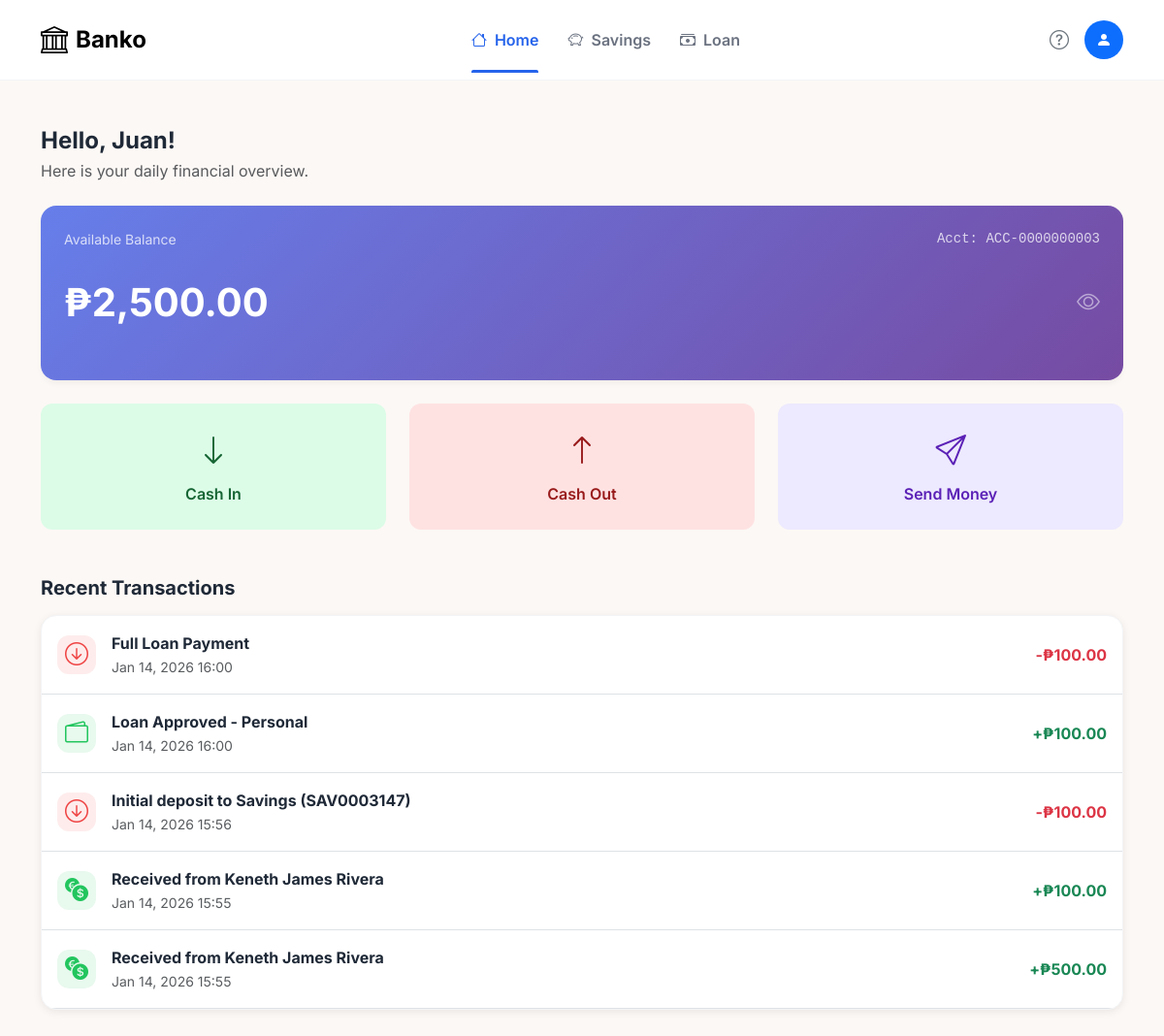
The app's page /user/user_dashboard.php (signed in) with its own data.
### tables this page shows
CREATE TABLE IF NOT EXISTS `user_accounts` (
  `ID` int NOT NULL AUTO_INCREMENT,
  `FirstName` varchar(150) NOT NULL,
  `MiddleName` varchar(150) DEFAULT NULL,
  `LastName` varchar(150) NOT NULL,
  `Email` varchar(150) DEFAULT NULL,
  `Phone` varchar(15) DEFAULT NULL,
  `Address` varchar(150) NOT NULL,
  `Birthdate` date NOT NULL,
  `Password` varchar(255) NOT NULL,
  `Img` varchar(150) NOT NULL,
  `Role` varchar(10) DEFAULT 'User',
  `Status` varchar(10) DEFAULT 'Pending',
  `Balance` decimal(10,2) DEFAULT '0.00',
  PRIMARY KEY (`ID`),
  UNIQUE KEY `Email` (`Email`),
  UNIQUE KEY `Phone` (`Phone`)
);

CREATE TABLE IF NOT EXISTS `transactions` (
  `transaction_id` int NOT NULL AUTO_INCREMENT,
  `user_id` int NOT NULL,
  `transaction_type` enum('Cash In','Cash Out','Send Money','Received Money') NOT NULL,
  `amount` decimal(15,2) NOT NULL,
  `balance_after` decimal(15,2) NOT NULL,
  `description` varchar(255) NOT NULL,
  `icon` varchar(50) DEFAULT 'bi-cash',
  `created_at` timestamp NULL DEFAULT CURRENT_TIMESTAMP,
  PRIMARY KEY (`transaction_id`),
  KEY `user_id` (`user_id`)
);

### user/php/back_end.php (called while the page is built, shortened)
<?php
$conn = new mysqli('localhost', 'root', '', 'bank_db');
$sql = "SELECT FirstName, Email, Phone, Balance FROM user_accounts WHERE ID = ?";
$stmt = $conn->prepare($sql);
$stmt->bind_param("i", $userId);
$stmt->execute();
$result = $stmt->get_result();
$user = $result->fetch_assoc();
$userName = $user['FirstName'];
$totalBalance = $user['Balance'];
$mainAccountNumber = "ACC-" . str_pad($userId, 10, "0", STR_PAD_LEFT);
$transactions = [];
$txSql = "SELECT created_at, description, amount, transaction_type, icon
          FROM transactions
          WHERE user_id = ?
          ORDER BY created_at DESC
          LIMIT 5";
$txStmt = $conn->prepare($txSql);
$txStmt->bind_param("i", $userId);
$txStmt->execute();
$txResult = $txStmt->get_result();
while ($row = $txResult->fetch_assoc()) {
    $transactions[] = [
        'created_at' => $row['created_at'],
        'desc' => $row['description'],
        'amount' => $row['amount'],
        'transaction_type' => $row['transaction_type'],
        'icon' => $row['icon']
    ];
}

### user/user_dashboard.php (the view, shortened to what this page needs)
<?php
$userId = $_SESSION['user_id'];
include 'php/back_end.php';
?>
<!Doctype html>
<head>
    <link href="https://cdn.jsdelivr.net/npm/bootstrap@5.3.3/dist/css/bootstrap.min.css" rel="stylesheet">
    <link href="https://cdn.jsdelivr.net/npm/bootstrap-icons/font/bootstrap-icons.css" rel="stylesheet">
    <link rel="stylesheet" href="css/style.css">
</head>
<body>
    <nav class="navbar navbar-expand-lg sticky-top">
        <div class="container">
            <a class="navbar-brand fw-bold fs-4 d-flex align-items-center gap-2" href="#">
                <i class="bi bi-bank fs-3"></i> Banko
            </a>
            <div class="d-flex justify-content-center flex-grow-1">
                <a class="nav-link active" onclick="showSection('home', this)">
                    <i class="bi bi-house me-1"></i> Home
                </a>
                <a class="nav-link" onclick="showSection('savings', this)">
                    <i class="bi bi-piggy-bank me-1"></i> Savings
                </a>
                <a class="nav-link" onclick="showSection('loan', this)">
                    <i class="bi bi-cash-stack me-1"></i> Loan
                </a>
            </div>
            <div class="d-flex align-items-center">
                <i class="bi bi-question-circle me-3 fs-5 text-secondary cursor-pointer" data-bs-toggle="modal"
                    data-bs-target="#faqModal" title="Help"></i>
                <div class="bg-primary text-white rounded-circle d-flex align-items-center justify-content-center cursor-pointer"
                    style="width: 40px; height: 40px;" data-bs-toggle="dropdown">
                    <i class="bi bi-person-fill"></i>
                </div>
            </div>
        </div>
    </nav>
    <div class="container py-5">
        <div id="home" class="dashboard-section active">
             <h4 class="fw-bold mb-1">Hello, <?php echo $userName; ?>!</h4>
            <p class="text-muted mb-4">Here is your daily financial overview.</p>
            <div class="stat-card blue mb-4">
                <div class="balance-card-header">
                    <small class="opacity-75">Available Balance</small>
                    <small class="opacity-75 font-monospace">Acct: <?php echo $mainAccountNumber; ?></small>
                </div>
                <div class="balance-card-body">
                    <div class="balance-amount" id="displayBalance">
                        ₱<?php echo number_format($totalBalance, 2); ?>
                    </div>
                    <i class="bi bi-eye balance-eye-icon" id="eyeIcon" onclick="toggleBalance()"></i>
                </div>
            </div>
            <div class="row g-4 mb-5">
                <div class="col-md-4">
                    <div class="btn-action btn-green-light" data-bs-toggle="modal" data-bs-target="#cashInModal">
                        <i class="bi bi-arrow-down fs-2 mb-2"></i>
                        <span>Cash In</span>
                    </div>
                </div>
                <div class="col-md-4">
    <div class="btn-action btn-red-light" data-bs-toggle="modal" data-bs-target="#cashOutModal">
        <i class="bi bi-arrow-up fs-2 mb-2"></i>
        <span>Cash Out</span>
    </div>
</div>
                        <div class="col-md-4">
                    <div class="btn-action btn-purple-light" data-bs-toggle="modal" data-bs-target="#sendMoneyModal">
                        <i class="bi bi-send fs-2 mb-2"></i>
                        <span>Send Money</span>
                    </div>
                </div>
            </div>
            <h5 class="fw-bold mb-3">Recent Transactions</h5>
            <div class="account-item p-0 overflow-hidden">
                <?php foreach ($transactions as $t):
                    if ($t['transaction_type'] === 'Cash In') {
                        $colorClass = 'text-success';
                        $iconClass = 'icon-green';
                        $sign = '+';
                        $icon = 'bi-wallet2';
                    } elseif ($t['transaction_type'] === 'Cash Out') {
                        $colorClass = 'text-danger';
                        $iconClass = 'icon-red';
                        $sign = '-';
                        $icon = 'bi-arrow-down-circle';
                    } elseif ($t['transaction_type'] === 'Send Money') {
                        $colorClass = 'text-primary';
                        $iconClass = 'icon-blue';
                        $sign = '-';
                        $icon = 'bi-send';
                    } elseif ($t['transaction_type'] === 'Received Money') {
                        $colorClass = 'text-success';
                        $iconClass = 'icon-green';
                        $sign = '+';
                        $icon = 'bi-currency-exchange';
                    } else {
                        $colorClass = '';
                        $iconClass = '';
                        $sign = '';
                        $icon = '';
                    }
                    ?>
                    <div class="d-flex align-items-center justify-content-between p-3 border-bottom">
                        <div class="d-flex align-items-center gap-3">
                            <div class="icon-box <?php echo $iconClass; ?>" style="width: 40px; height: 40px;">
                                <i class="bi <?php echo $icon; ?> fs-4"></i>
                            </div>
                            <div>
                                <div class="fw-bold"><?php echo htmlspecialchars($t['desc']); ?></div>
                                <small
                                    class="text-muted"><?php echo date("M d, Y H:i", strtotime($t['created_at'])); ?></small>
                            </div>
                        </div>
                        <div class="fw-bold <?php echo $colorClass; ?>">
                            <?php echo $sign; ?>₱<?php echo number_format(abs($t['amount']), 2); ?>
                        </div>
                    </div>
                <?php endforeach; ?>
            </div>
        </div>
</body>
</html>

### user/css/style.css (style rules this page uses)
body { background-color: #fcf8f5; font-family: 'Inter', sans-serif; color: #1f2937; }
.navbar { background: white; border-bottom: 1px solid #f3f4f6; padding: 15px 0; }
.nav-link { color: #6b7280; font-weight: 600; margin: 0 15px; cursor: pointer; position: relative; transition: color 0.2s; }
.nav-link.active { color: #2563eb; }
.nav-link.active::after { content: ''; position: absolute; bottom: -22px; left: 0; width: 100%; height: 3px; background-color: #2563eb; border-radius: 2px 2px 0 0; }
.stat-card { border-radius: 16px; padding: 30px; position: relative; height: 100%; border: 1px solid #f3f4f6; box-shadow: 0 4px 6px -1px rgba(0, 0, 0, 0.05); }
.stat-card.blue { background-color: #1e3a8a; color: white; border: none; }
.account-item { background: white; border-radius: 12px; padding: 20px; border: 1px solid #f3f4f6; box-shadow: 0 2px 4px rgba(0, 0, 0, 0.02); transition: transform 0.2s; }
.icon-box { width: 48px; height: 48px; border-radius: 12px; display: flex; align-items: center; justify-content: center; font-size: 20px; }
.icon-green { background-color: #dcfce7; color: #166534; }
.icon-red { background-color: #fee2e2; color: #991b1b; }
.btn-action { border-radius: 12px; padding: 25px 20px; text-align: center; border: none; transition: all 0.2s; font-weight: 600; height: 100%; display: flex; flex-direction: column; align-items: center; justify-content: center; }
.btn-green-light { background-color: #dcfce7; color: #166534; }
.btn-red-light { background-color: #fee2e2; color: #991b1b; }
.btn-purple-light { background-color: #ede9fe; color: #5b21b6; }
.dashboard-section { display: none; animation: fadeIn 0.3s ease-in-out; }
.dashboard-section.active { display: block; }
.cursor-pointer { cursor: pointer; }
.account-item { background: white; border-radius: 16px; box-shadow: 0 2px 8px rgba(0, 0, 0, 0.08); transition: all 0.3s ease; }
.icon-box { display: flex; align-items: center; justify-content: center; border-radius: 12px; flex-shrink: 0; }
.icon-green { background: rgba(34, 197, 94, 0.1); color: #22c55e; }
.icon-red { background: rgba(239, 68, 68, 0.1); color: #ef4444; }
.font-monospace { font-family: 'Courier New', monospace; }
.stat-card { border-radius: 1rem; overflow: hidden; }
.stat-card.blue { background: linear-gradient(135deg, #667eea 0%, #764ba2 100%); color: white; padding: 1.5rem; height: 180px; display: flex; flex-direction: column; justify-content: space-between; }
.balance-card-header { display: flex; justify-content: space-between; align-items: center; flex-shrink: 0; }
.balance-card-body { display: flex; justify-content: space-between; align-items: center; gap: 1rem; flex: 1; overflow: hidden; }
.balance-amount { font-size: 2.5rem; font-weight: bold; line-height: 1.2; overflow: hidden; text-overflow: ellipsis; white-space: nowrap; flex: 1; min-width: 0; }
.balance-eye-icon { font-size: 1.5rem; opacity: 0.5; cursor: pointer; flex-shrink: 0; transition: opacity 0.2s; }

### records on screen
user_accounts: FirstName "Juan", Balance "2,500.00"
transactions: description "Full Loan Payment", created_at "Jan 14, 2026 16:00", transaction_type "-", amount "100.00"
transactions: description "Loan Approved - Personal", created_at "Jan 14, 2026 16:00", transaction_type "+", amount "100.00"
transactions: description "Initial deposit to Savings (SAV0003147)", created_at "Jan 14, 2026 15:56", transaction_type "-", amount "100.00"
transactions: description "Received from Keneth James Rivera", created_at "Jan 14, 2026 15:55", transaction_type "+", amount "100.00"
transactions: description "Received from Keneth James Rivera", created_at "Jan 14, 2026 15:55", transaction_type "+", amount "500.00"

### other values on screen
$mainAccountNumber "ACC-0000000003"
